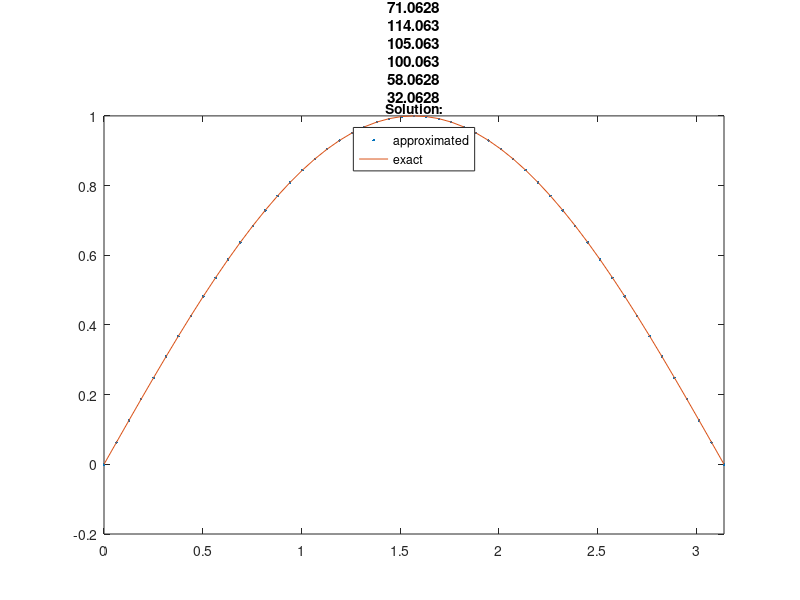

Reproduce this figure in MATLAB. (Note: this script raises an error after producing the figure.)
clear all;

%data init

interval_start = 0.0;
interval_end = pi;
error = [];
error_h1 = [];
%function init
exact_solution = @(x) sin(x);
fx = @(x) sin(x);
fp = @(x) cos(x);


%solving start
numberOfProbes = [50 100 200 400 800]; %2.^(1:12);
for n = numberOfProbes %iterating throught numers of samples
    h =  abs(interval_start - interval_end) / n; %grid size calculation
    x = linspace(interval_start, interval_end, n+1);
    
    exact_solution_x = zeros(1, round(n)); %place for approximated function
for i = 1:n+1
     exact_solution_x(i) = exact_solution(x(i)); %vector of exact solutions in time
end
   % method
       A = zeros(n+1, n+1);
f = zeros(n+1, 1);

for i = 1:n
    A(i, i+1) = h/6;
    A(i, i) = 2*h/3;
    A(i+1, i) = h/6;
end

A(1, 1) = 2*h/3;
A(n+1, n+1) = 2*h/3;
f(1) = 0;
f(n+1) = 0;

for i = 2:n
    f(i) = (fx( (x(i)+x(i-1))/2 )+fx(   (x(i)+x(i+1))/2   ))/2;             
end

c = A \ f;
y = A*c;

%plotting figure

figure(n);
plot(x, y, '.', x ,exact_solution_x, '-');
title("Grid: " + h);
lgd = legend("approximated", "exact","location",'north' );
title(lgd, "Solution:");
xlim([0, pi]);

%error calculation

temp_e = max(abs(exact_solution_x-y'), [], "all");
error = [error , temp_e ]; %adding maximum error for the particular n point case



%calculating in1 error
temp_e_h = [];
for i=1:n-1
temp_e_h = [temp_e_h,(abs(fp(x(i))-(exact_solution_x(i+1)-exact_solution_x(i))/h))];
end

temp_e_h = temp_e+ max(temp_e_h);
error_h1 = [error_h1 , temp_e_h ];



index = log2(error(1:length(error)-1)./error(2:length(error)));
index_h = log2(error_h1(1:length(error_h1)-1)./error_h1(2:length(error_h1)));
if(n>numberOfProbes(1))
fprintf(1, "For n: %f" , n)
fprintf(1, " points case index is: %f" , index(length(index)))
fprintf(1, " with maximum error: %f ", temp_e)
fprintf(1, " ERR1 index is: %f" , index_h(length(index_h)))
fprintf(1, " error1: %f \n", temp_e_h)
end
end
figure(2)
plot( numberOfProbes, error)
set(gca, 'YScale', 'log')
title("Error values:");
figure(3)
plot(numberOfProbes(2: end), index)
%set(gca, 'YScale', 'log')
title("Index values:")
figure(4)
plot( numberOfProbes, error_h1)
set(gca, 'YScale', 'log')
title("Error1 values:");
figure(5)
plot(numberOfProbes(2: end), index_h)
%set(gca, 'YScale', 'log')
title("Error1 index values:")

